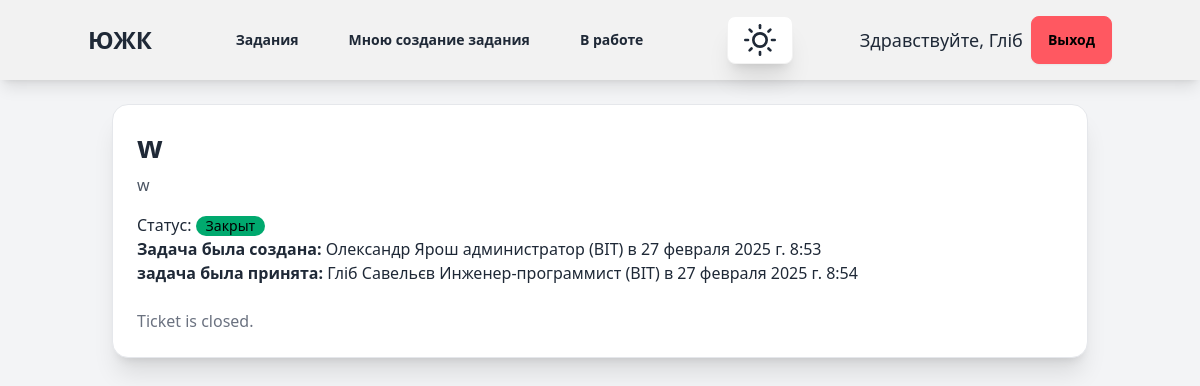
/ticket/22/ (signed in), run on the app's committed database.
### account/models.py (models this page shows, shortened)
class CustomUser(AbstractUser):
    department = models.ForeignKey(Department, on_delete=models.SET_NULL, null=True, blank=True)
    position = models.ForeignKey(Position, on_delete=models.SET_NULL, null=True, blank=True, related_name="users")

class Position(models.Model):
    title = models.CharField(max_length=255, unique=True)
    department = models.ForeignKey(Department, on_delete=models.CASCADE, related_name="positions")
    description = models.TextField(blank=True, null=True)
    created_at = models.DateTimeField(auto_now_add=True)
    updated_at = models.DateTimeField(auto_now=True)
    def __str__(self):
        return f"{self.title} ({self.department.name})"

class Department(models.Model):
    name = models.CharField(max_length=80)
    location = models.CharField(max_length=80)
    description = models.TextField()
    created_at = models.DateTimeField(auto_now_add=True)
    updated_at = models.DateTimeField(auto_now=True)

### tickets/models.py (models this page shows, shortened)
class Ticket(models.Model):
    STATUS_CHOICES = [
        ('open', 'Open'),
        ('in_progress', 'In Progress'),
        ('closed', 'Closed'),
    ]
    title = models.CharField(max_length=200)
    description = models.TextField()
    status = models.CharField(max_length=20, choices=STATUS_CHOICES, default='open')
    created_by = models.ForeignKey(CustomUser, on_delete=models.CASCADE, related_name='tickets_created')
    accepted_by = models.ForeignKey(CustomUser, on_delete=models.CASCADE, related_name='tickets_accepted', null=True,
                                    blank=True)
    department = models.ForeignKey(Department, on_delete=models.CASCADE, related_name='tickets', null=True, blank=True)
    position = models.ForeignKey(Position, on_delete=models.CASCADE, related_name='tickets', null=True, blank=True)
    screenshot = models.ImageField(upload_to='tickets/screenshots', null=True, blank=True)
    created_at = models.DateTimeField(auto_now_add=True)
    accepted_at = models.DateTimeField(null=True, blank=True)
    updated_at = models.DateTimeField(auto_now=True)

### tickets/views.py (the view)
# urls.py: path('ticket/<int:ticket_id>/', views.ticket_detail, name='ticket_detail'),
@login_required
def ticket_detail(request, ticket_id):
    ticket = get_object_or_404(Ticket, id=ticket_id)
    return render(request, 'tickets/ticket_detail.html', {'ticket': ticket})

### templates/tickets/ticket_detail.html (shortened to what this page needs)
{% extends "blog/base.html" %}
{% block content2 %}
{% load l10n %}
<div class="container mx-auto p-6">
    <div class="card bg-base-100 shadow-xl border border-gray-200 p-6">
        <h2 class="text-3xl font-bold mb-2">{{ ticket.title }}</h2>
        <p class="text-gray-600">{{ ticket.description }}</p>
        <div class="mt-4">
            <p>Статус:
                    <span class="badge
                        {% if ticket.status == 'open' %}badge-error
                        {% elif ticket.status == 'in_progress' %}badge-warning
                        {% else %}badge-success
                        {% endif %}">
                        {% if ticket.status == 'open' %}Открыт
                        {% elif ticket.status == 'in_progress' %}В процессе
                        {% else %}Закрыт
                        {% endif %}
                    </span>
                </p>
            <p>
                <strong>Задача была создана:</strong>
                {% if ticket.created_by.first_name and ticket.created_by.last_name and ticket.created_by.position%}
                    {{ ticket.created_by.first_name }}
                    {{ ticket.created_by.last_name }}
                    {{ ticket.created_by.position }}
                {% else %}
                    {{ ticket.created_by.username }}
                    {{ ticket.created_by.position }}
                {% endif %} в
                {{ ticket.created_at }}
            <p><strong>задача была принята:</strong>
                {% if ticket.accepted_by %}
                    {% if ticket.accepted_by.first_name and ticket.created_by.last_name and ticket.accepted_by.position%}
                        {{ ticket.accepted_by.first_name }}
                        {{ ticket.accepted_by.last_name }}
                        {{ ticket.accepted_by.position }}
                    {% else %}
                        {{ ticket.accepted_by.username }}
                        {{ ticket.accepted_by.position }}
                    {% endif %}
                {% else %}
                {{ ticket.accepted_by.username|default:"На данный момент не принята" }}
                {% endif %} в
                {{ ticket.accepted_at }}
            </p>
        </div>
        <div class="mt-6 flex space-x-4">
            {% if ticket.status == 'open' %}
                {% if ticket.department == request.user.department and ticket.position == request.user.position %}
                <form action="{% url 'tickets:accept_ticket' ticket.id %}" method="post">
                    {% csrf_token %}
                    <button type="submit" class="btn btn-warning">Accept Ticket</button>
                </form>
                {% else %}
                {% endif %}
            {% else %}
                <p class="text-gray-500">Ticket is closed.</p>
            {% endif %}
        </div>
    </div>
</div>
{% endblock %}

### templates/blog/base.html (shortened to what this page needs)
{% load static %}
{% load tailwind_tags %}
<!DOCTYPE html>
<html lang="ru">
<head>
    {% tailwind_css %}
    <script src="https://cdn.tailwindcss.com"></script>
</head>
<body class="bg-gray-100">
    <nav class="navbar bg-base-200 shadow-lg p-4">
        <div class="container mx-auto flex justify-between items-center">
            <a href="http://127.0.0.1:8000/ticket_list_created_by" class="text-2xl font-bold">ЮЖК</a>
            {% if request.user.is_authenticated %}
            <div class="hidden md:flex space-x-4">
                <a href="{% url 'tickets:ticket_list' %}" class="btn btn-ghost">Задания</a>
                <a href="{% url 'tickets:ticket_list_created_by' %}" class="btn btn-ghost">Мною создание задания</a>
                <a href="{% url 'tickets:ticket_list_accepted_by' %}" class="btn btn-ghost">В работе</a>
            </div>
            <button onclick="toggleTheme()" class="btn btn-circle bg-base-100 shadow-xl transition-all">
            </button>
            <div class="flex items-center space-x-2">
                <span class="text-lg">Здравствуйте, {{ request.user.first_name|default:request.user.username }}</span>
                <form action="{% url 'account:logout' %}" method="post">
                    <button type="submit" class="btn btn-error">Выход</button>
                </form>
            </div>
            {% else %}
            <a href="{% url 'account:login' %}" class="btn btn-primary">Вход</a>
            {% endif %}
        </div>
    </nav>
    {% block content2 %}
    {% endblock %}
</body>
</html>

### data on the page
CustomUser: user.first_name "Гліб"
Ticket: title "w", description "w", created_by.first_name "Олександр", created_by.last_name "Ярош", created_by.position "администратор (ВІТ)", created_at "27 февраля 2025 г. 8:53", accepted_by.first_name "Гліб", accepted_by.last_name "Савельєв", accepted_by.position "Инженер-программист (ВІТ)", accepted_at "27 февраля 2025 г. 8:54"
